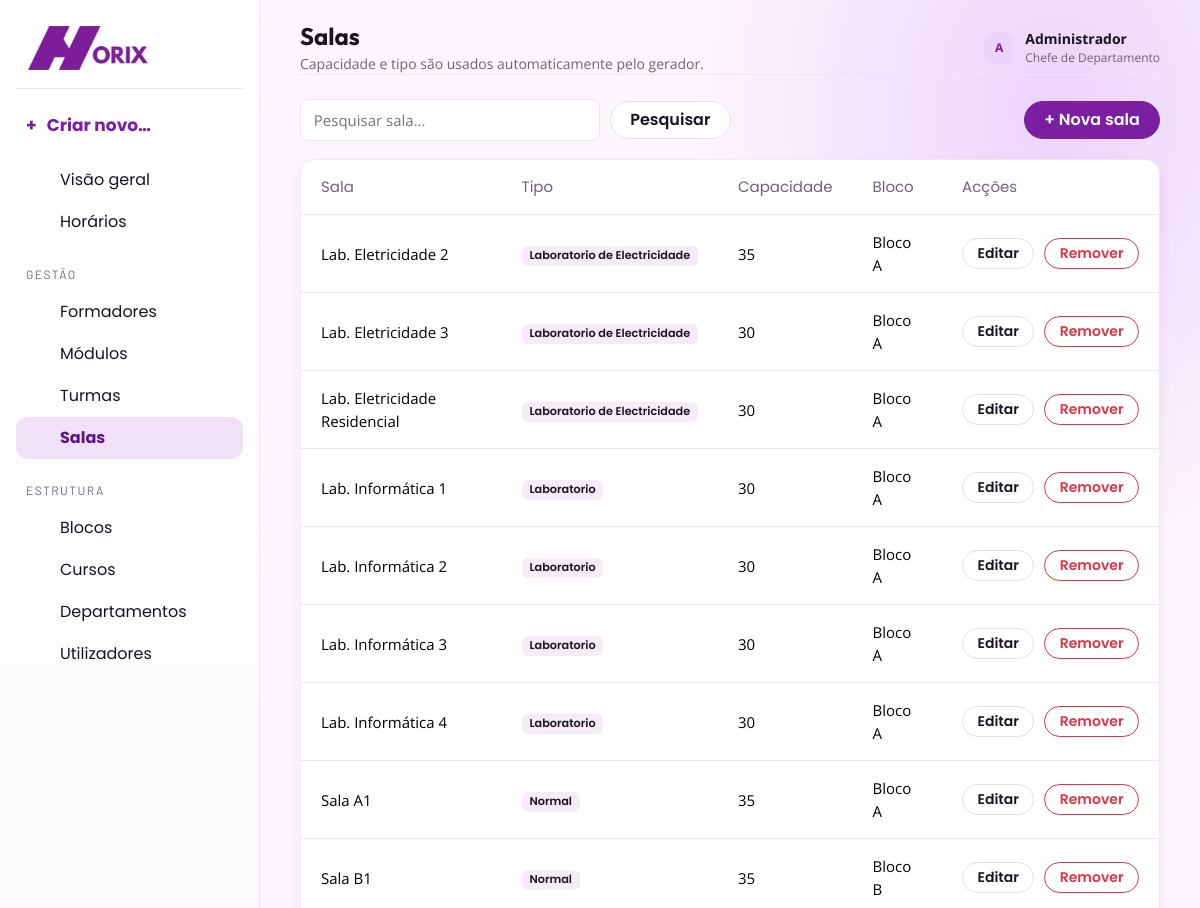
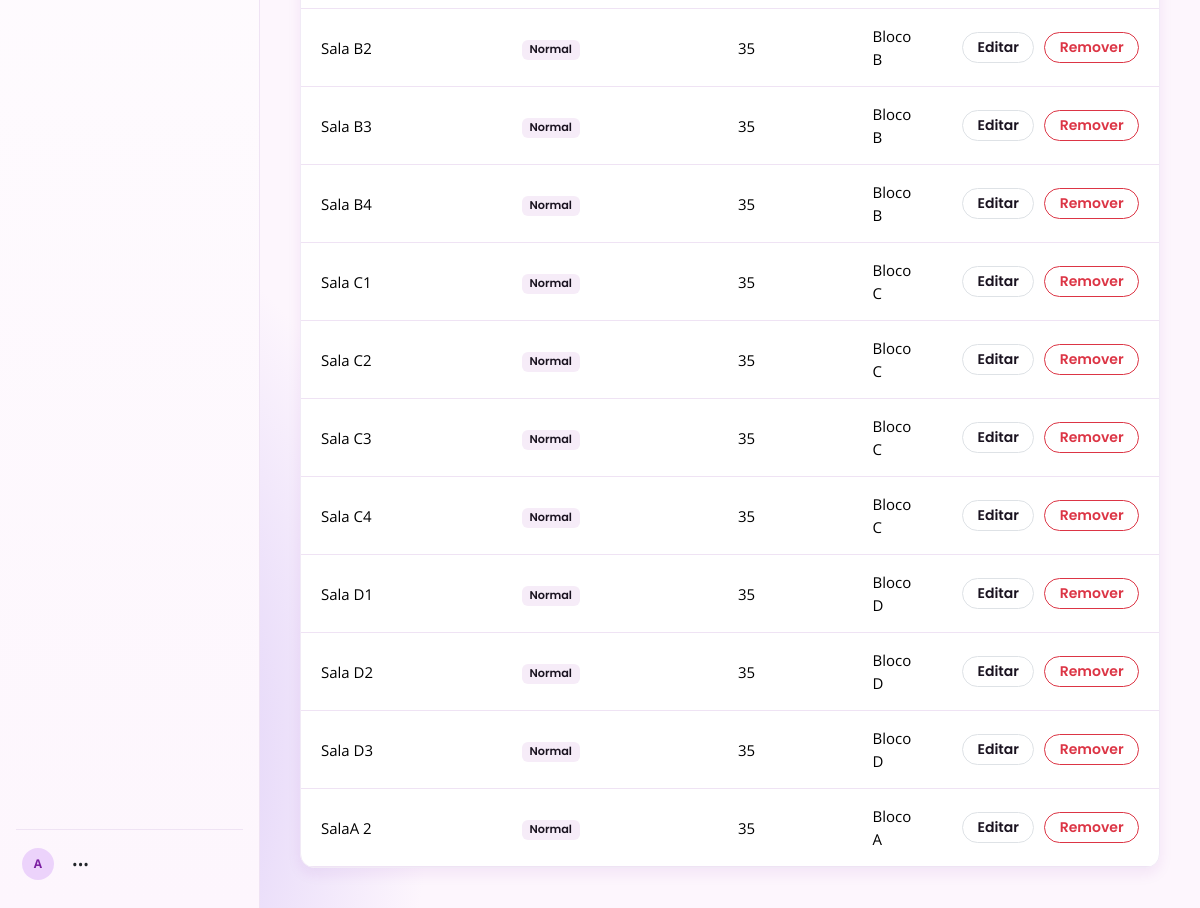
Page /View/html-php/Sala.php (signed in) on the committed database (2 pictures, top to bottom).
### tables this page shows
CREATE TABLE `utilizador` (
  `id_utilizador` int(11) NOT NULL,
  `nome` varchar(100) NOT NULL,
  `email` varchar(120) NOT NULL,
  `senha` varchar(255) NOT NULL,
  `perfil` enum('Chefe de Departamento','Formador') NOT NULL,
  `ativo` tinyint(1) NOT NULL DEFAULT 1,
  `criado_em` timestamp NOT NULL DEFAULT current_timestamp()
);

CREATE TABLE `sala` (
  `id_sala` int(11) NOT NULL,
  `nome` varchar(50) NOT NULL,
  `capacidade` int(11) NOT NULL,
  `tipo` varchar(30) NOT NULL DEFAULT 'Normal',
  `id_bloco` int(11) NOT NULL
);

CREATE TABLE `bloco_de_salas` (
  `id_bloco` int(11) NOT NULL,
  `nome` varchar(50) NOT NULL,
  `id_departamento` int(11) NOT NULL
);

### Conexao/Conexao.php (called while the page is built, shortened)
<?php
function db(): mysqli
{
    static $con;
    if ($con instanceof mysqli) {
        return $con;
    }
    $con = new mysqli('localhost', 'root', '', 'gestao_horarios', "3306");
    $con->set_charset('utf8mb4');
    return $con;
}

### View/html-php/Sala.php (the view, shortened to what this page needs)
<?php
require_once '../../bootstrap.php';
$q = post('q', $_GET['q'] ?? '');
$data = $q !== ''
    ? rows(
        'SELECT s.*, b.nome bloco
         FROM sala s
         JOIN bloco_de_salas b ON b.id_bloco = s.id_bloco
         WHERE s.nome LIKE ? OR s.tipo LIKE ? OR b.nome LIKE ?
         ORDER BY s.nome',
        'sss',
        '%' . $q . '%',
        '%' . $q . '%',
        '%' . $q . '%'
    )
    : rows(
        'SELECT s.*, b.nome bloco
         FROM sala s
         JOIN bloco_de_salas b ON b.id_bloco = s.id_bloco
         ORDER BY s.nome'
    );
layout_start('Salas', 'Capacidade e tipo são usados automaticamente pelo gerador.');
?>
<div class="toolbar">
    <form class="toolbar-left" method="get">
        <input class="search" name="q" value="<?= e($q) ?>" placeholder="Pesquisar sala...">
        <button class="btn btn-light border">Pesquisar</button>
    </form>
    <button type="button" class="btn btn-primary" data-modal="novo" data-title="Nova sala">+ Nova sala</button>
</div>
<div class="card table-wrap">
    <table class="table align-middle mb-0">
        <thead>
            <tr>
                <th>Sala</th>
                <th>Tipo</th>
                <th>Capacidade</th>
                <th>Bloco</th>
                <th>Acções</th>
            </tr>
        </thead>
        <tbody>
            <?php foreach ($data as $r): ?>
                <tr>
                    <td><?= e($r['nome']) ?></td>
                    <td><span class="badge"><?= e($r['tipo']) ?></span></td>
                    <td><?= e($r['capacidade']) ?></td>
                    <td><?= e($r['bloco']) ?></td>
                    <td>
                        <div class="actions">
                            <button type="button" class="btn btn-sm btn-light border" data-modal="editar" data-title="Editar sala" data-row="<?= row_json($r) ?>">Editar</button>
                            <button type="button" class="btn btn-sm btn-outline-danger" data-modal="remover" data-title="Remover sala" data-row="<?= row_json($r) ?>">Remover</button>
                        </div>
                    </td>
                </tr>
            <?php endforeach; ?>
        </tbody>
    </table>
</div>
<?php
layout_end();

### bootstrap.php (shortened to what this page needs)
<?php
require_once __DIR__ . '/Conexao/Conexao.php';
function e($v): string
{
    return htmlspecialchars((string) $v, ENT_QUOTES, 'UTF-8');
}
function row_json(array $r): string
{
    unset($r['senha']);
    return e(json_encode($r, JSON_UNESCAPED_UNICODE));
}
function post($key, $default = ''): string
{
    return trim((string) ($_POST[$key] ?? $default));
}
function page_acl(): array
{
    $todos = [PERFIL_CHEFE, PERFIL_FORMADOR];
    $chefe = [PERFIL_CHEFE];
    return [
        'TelaPrincipal.php' => $todos,
        'GerarHorario.php' => $todos,
        'HorarioPDF.php' => $chefe,
        'Formador.php' => $chefe,
        'FormadorModulos.php' => $chefe,
        'Disponibilidade.php' => $chefe,
        'Modulo.php' => $chefe,
        'Turma.php' => $chefe,
        'Sala.php' => $chefe,
        'Bloco.php' => $chefe,
        'Curso.php' => $chefe,
        'Departamento.php' => $chefe,
        'Utilizador.php' => $chefe,
    ];
}
function logged(): bool
{
    return !empty($_SESSION['user']);
}
function refresh_session_user(): void
{
    static $done = false;
    if ($done || !logged()) {
        return;
    }
    $u = one(
        'SELECT id_utilizador,nome,email,perfil FROM utilizador WHERE id_utilizador=? AND ativo=1',
        'i',
        (int) ($_SESSION['user']['id'] ?? 0)
    );
}
function require_login(): void
{
    refresh_session_user();
}
function user(): array
{
    return $_SESSION['user'] ?? [];
}
function perfil(): string
{
    return (string) (user()['perfil'] ?? '');
}
function is_chefe(): bool
{
    return logged() && perfil() === PERFIL_CHEFE;
}
function can_manage(): bool
{
    return is_chefe();
}
function can_access(string $file): bool
{
    $acl = page_acl();
    return !isset($acl[$file]) || in_array(perfil(), $acl[$file], true);
}
function enforce_page_access(): void
{
    require_login();
}
function rows(string $sql, string $types = '', ...$args): array
{
    $st = db()->prepare($sql);
    if ($types) {
        $st->bind_param($types, ...$args);
    }
    $st->execute();
    $r = $st->get_result();
    return $r ? $r->fetch_all(MYSQLI_ASSOC) : [];
}
function one(string $sql, string $types = '', ...$args): ?array
{
    $a = rows($sql, $types, ...$args);
    return $a[0] ?? null;
}
function active(string $file): string
{
    return basename($_SERVER['PHP_SELF']) === $file ? 'active' : '';
}
function icon(string $name, int $size = 18): string
{
    $paths = [
        'dashboard' => '<rect x="3" y="3" width="7" height="7" rx="1"/><rect x="14" y="3" width="7" height="7" rx="1"/><rect x="3" y="14" width="7" height="7" rx="1"/><rect x="14" y="14" width="7" height="7" rx="1"/>',
        'calendar' => '<rect x="3" y="4" width="18" height="17" rx="2"/><path d="M16 2v4M8 2v4M3 10h18"/>',
        'plan' => '<path d="M4 5h16M4 12h16M4 19h10"/><circle cx="17" cy="19" r="3"/>',
        'users' => '<path d="M16 21v-2a4 4 0 0 0-4-4H6a4 4 0 0 0-4 4v2"/><circle cx="9" cy="7" r="4"/><path d="M22 21v-2a4 4 0 0 0-3-3.87M16 3.13a4 4 0 0 1 0 7.75"/>',
        'book' => '<path d="M4 5.5A2.5 2.5 0 0 1 6.5 3H20v16H6.5A2.5 2.5 0 0 0 4 21.5z"/><path d="M4 5.5v16M8 7h8M8 11h8"/>',
        'school' => '<path d="m3 9 9-5 9 5-9 5z"/><path d="M7 12v5c3 2 7 2 10 0v-5M21 10v6"/>',
        'room' => '<path d="M4 21V5a2 2 0 0 1 2-2h12a2 2 0 0 1 2 2v16"/><path d="M9 21v-5h6v5M8 7h2M14 7h2M8 11h2M14 11h2"/>',
        'building' => '<path d="M4 21V4h12v17M16 9h4v12M8 8h4M8 12h4M8 16h4"/>',
        'book-open' => '<path d="M3 5a2 2 0 0 1 2-2h6v17H5a2 2 0 0 0-2 2zM21 5a2 2 0 0 0-2-2h-6v17h6a2 2 0 0 1 2 2z"/>',
        'user' => '<circle cx="12" cy="8" r="4"/><path d="M4 21a8 8 0 0 1 16 0"/>',
        'logout' => '<path d="M10 17l5-5-5-5M15 12H3"/><path d="M14 3h5a2 2 0 0 1 2 2v14a2 2 0 0 1-2 2h-5"/>',
        'sun' => '<circle cx="12" cy="12" r="4"/><path d="M12 2v2M12 20v2M4.93 4.93l1.41 1.41M17.66 17.66l1.41 1.41M2 12h2M20 12h2M4.93 19.07l1.41-1.41M17.66 6.34l1.41-1.41"/>',
        'moon' => '<path d="M21 12.8A8.5 8.5 0 1 1 11.2 3 6.7 6.7 0 0 0 21 12.8z"/>',
    ];
    $body = $paths[$name] ?? $paths['dashboard'];
    return '<svg class="icon-svg" width="' . $size . '" height="' . $size . '" viewBox="0 0 24 24" fill="none" stroke="currentColor" stroke-width="1.9" stroke-linecap="round" stroke-linejoin="round" aria-hidden="true">' . $body . '</svg>';
}
function nav_all(): array
{
    return [
        ['', [
            ['TelaPrincipal.php', 'Visão geral', 'dashboard'],
            ['GerarHorario.php', 'Horários', 'calendar'],
        ]],
        ['Gestão', [
            ['Formador.php', 'Formadores', 'users'],
            ['Modulo.php', 'Módulos', 'book'],
            ['Turma.php', 'Turmas', 'school'],
            ['Sala.php', 'Salas', 'room'],
        ]],
        ['Estrutura', [
            ['Bloco.php', 'Blocos', 'building'],
            ['Curso.php', 'Cursos', 'book-open'],
            ['Departamento.php', 'Departamentos', 'building'],
            ['Utilizador.php', 'Utilizadores', 'user'],
        ]],
    ];
}
function nav(): array
{
    $menu = [];
    foreach (nav_all() as $secao) {
        $itens = array_values(array_filter($secao[1], fn($n) => can_access($n[0])));
        if ($itens) {
            $menu[] = [$secao[0], $itens];
        }
    }
    return $menu;
}
function layout_start(string $title, string $subtitle = ''): void
{
    $tabs = $GLOBALS['_tabs'] ?? [];
    $u = user();
    $inicial = e(strtoupper(substr($u['nome'] ?? 'U', 0, 1)));
?>
    <!doctype html>
    <html lang="pt">
    <head>
        <link rel="stylesheet" href="../css/bootstrap.min.css">
        <link rel="stylesheet" href="../css/app.css">
    </head>
    <body>
        <aside class="sidebar">
        <div class="brand">
            <img src="../img/horix.png" alt="Horix - Gestão de Horários">
        </div>
        <?php if (can_manage()): ?>
            <div class="dropdown">
                <a class="create-new" href="#" role="button" data-bs-toggle="dropdown" aria-expanded="false">
                    <span>+</span> Criar novo…
                </a>
            </div>
        <?php endif; ?>
        <nav>
            <?php foreach (nav() as $secao): ?>
                <?php if ($secao[0] !== ''): ?>
                    <div class="nav-title"><?= e(mb_strtoupper($secao[0])) ?></div>
                <?php endif; ?>
                <?php foreach ($secao[1] as $n): ?>
                    <a class="nav-link <?= active($n[0]) ?>" href="<?= $n[0] ?>">
                        <span class="nav-icon"><?= icon($n[2], 20) ?></span>
                        <span><?= $n[1] ?></span>
                    </a>
                <?php endforeach; ?>
            <?php endforeach; ?>
        </nav>
        <div class="sidebar-bottom dropup">
            <div class="user-row">
                <div class="avatar"><?= $inicial ?></div>
                <a href="#" class="text-body px-2" data-bs-toggle="dropdown" aria-label="Opções">•••</a>
            </div>
        </div>
        </aside>
        <main class="main">
            <header class="topbar">
                <div class="title-wrap">
                    <div>
                        <h1><?= e($title) ?></h1>
                        <?php if ($subtitle && !$tabs): ?>
                            <p><?= e($subtitle) ?></p>
                        <?php endif; ?>
                    </div>
                </div>
                <div class="profile">
                    <div class="avatar"><?= $inicial ?></div>
                    <div>
                        <strong><?= e($u['nome'] ?? 'Utilizador') ?></strong>
                        <small><?= e($u['perfil'] ?? '') ?></small>
                    </div>
                </div>
            </header>
            <section class="content">
            <?php
        }
        function layout_end(): void
        {
            ?>
            </section>
        </main>
    </body>
    </html>
<?php
        }
enforce_page_access();

### rows in the picture
utilizador: nome "A", nome "Administrador", perfil "Chefe de Departamento"
sala: nome "Lab. Eletricidade 2", tipo "Laboratorio de Electricidade", capacidade "35", id_bloco.nome "Bloco A"
sala: nome "Lab. Eletricidade 3", tipo "Laboratorio de Electricidade", capacidade "30", id_bloco.nome "Bloco A"
sala: nome "Lab. Eletricidade Residencial", tipo "Laboratorio de Electricidade", capacidade "30", id_bloco.nome "Bloco A"
sala: nome "Lab. Informática 1", tipo "Laboratorio", capacidade "30", id_bloco.nome "Bloco A"
sala: nome "Lab. Informática 2", tipo "Laboratorio", capacidade "30", id_bloco.nome "Bloco A"
sala: nome "Lab. Informática 3", tipo "Laboratorio", capacidade "30", id_bloco.nome "Bloco A"
sala: nome "Lab. Informática 4", tipo "Laboratorio", capacidade "30", id_bloco.nome "Bloco A"
sala: nome "Sala A1", tipo "Normal", capacidade "35", id_bloco.nome "Bloco A"
sala: nome "Sala B1", tipo "Normal", capacidade "35", id_bloco.nome "Bloco B"
sala: nome "Sala B2", tipo "Normal", capacidade "35", id_bloco.nome "Bloco B"
sala: nome "Sala B3", tipo "Normal", capacidade "35", id_bloco.nome "Bloco B"
sala: nome "Sala B4", tipo "Normal", capacidade "35", id_bloco.nome "Bloco B"
sala: nome "Sala C1", tipo "Normal", capacidade "35", id_bloco.nome "Bloco C"
sala: nome "Sala C2", tipo "Normal", capacidade "35", id_bloco.nome "Bloco C"
sala: nome "Sala C3", tipo "Normal", capacidade "35", id_bloco.nome "Bloco C"
sala: nome "Sala C4", tipo "Normal", capacidade "35", id_bloco.nome "Bloco C"
sala: nome "Sala D1", tipo "Normal", capacidade "35", id_bloco.nome "Bloco D"
sala: nome "Sala D2", tipo "Normal", capacidade "35", id_bloco.nome "Bloco D"
sala: nome "Sala D3", tipo "Normal", capacidade "35", id_bloco.nome "Bloco D"
sala: nome "SalaA 2", tipo "Normal", capacidade "35", id_bloco.nome "Bloco A"

### other values in the picture
$n[1] "Visão geral"
$n[1] "Horários"
mb_strtoupper($secao[0]) "GESTÃO"
$n[1] "Formadores"
$n[1] "Módulos"
$n[1] "Turmas"
$n[1] "Salas"
mb_strtoupper($secao[0]) "ESTRUTURA"
$n[1] "Blocos"
$n[1] "Cursos"
$n[1] "Departamentos"
$n[1] "Utilizadores"
$title "Salas"
$subtitle "Capacidade e tipo são usados automaticamente pelo gerador."
